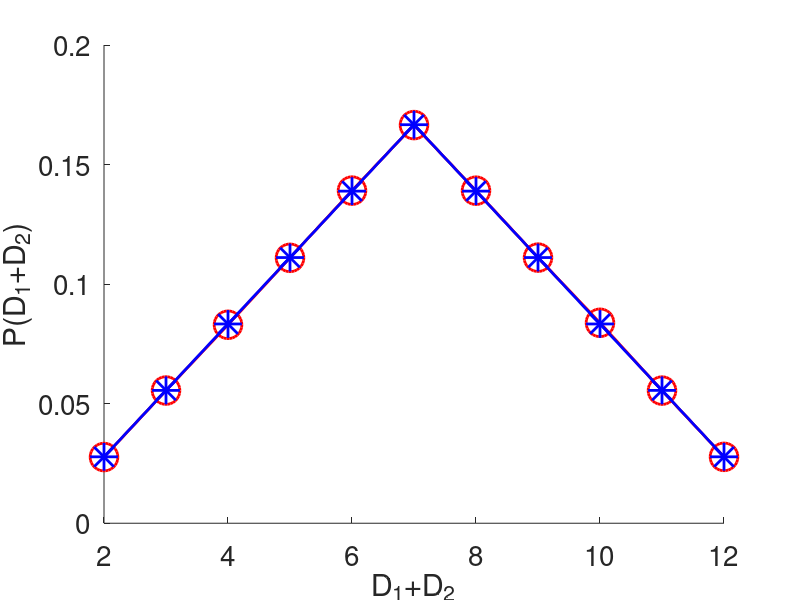

The MATLAB script that drew this image:
% Ejemplo: simule tirar dos dados hasta que la
% suma de ambas caras sea 7, cuente el numero 
% de tiradas. Repita esto 1000 veces y estime 
% la probabilidad y compare esta con el valor teorico.


%------------------------------------------------
% Tiramos 2 dados hasta que la suma de las caras es 7, 
% el proceso lo repetimos N veces
N=10000;

k=0;

for i=1:N
  s = 0;
  while (s~=7)
    s = sum(ceil(rand(1,2)*6));
    k = k+1;
  end
end

% probabilidad de que salga un 7 es: casos_favorables/casos_totales
disp([N/k, 6/36])


%------------------------------------------------
% Ahora realizamos el histograma obtenido de arrojar N
% veces dos dados y sumar sus caras
da2 = sum(ceil(rand(1000000,2)*6),2);

%probabilidad de la muestra
pMue= hist(da2,11);
pMue= pMue/sum(pMue);

% Probabilidad teorica
pTeo= [1,2,3,4,5,6,5,4,3,2,1]/36;

figure(1);clf
hold on
plot(2:12,pMue,'ro-','linewidth',2,'markersize',20)
plot(2:12,pTeo,'b*-','linewidth',2,'markersize',20)
hold off
xlabel('D_1+D_2','fontsize',20)
ylabel('P(D_1+D_2)','fontsize',20)
set(gca,'fontsize',20)
